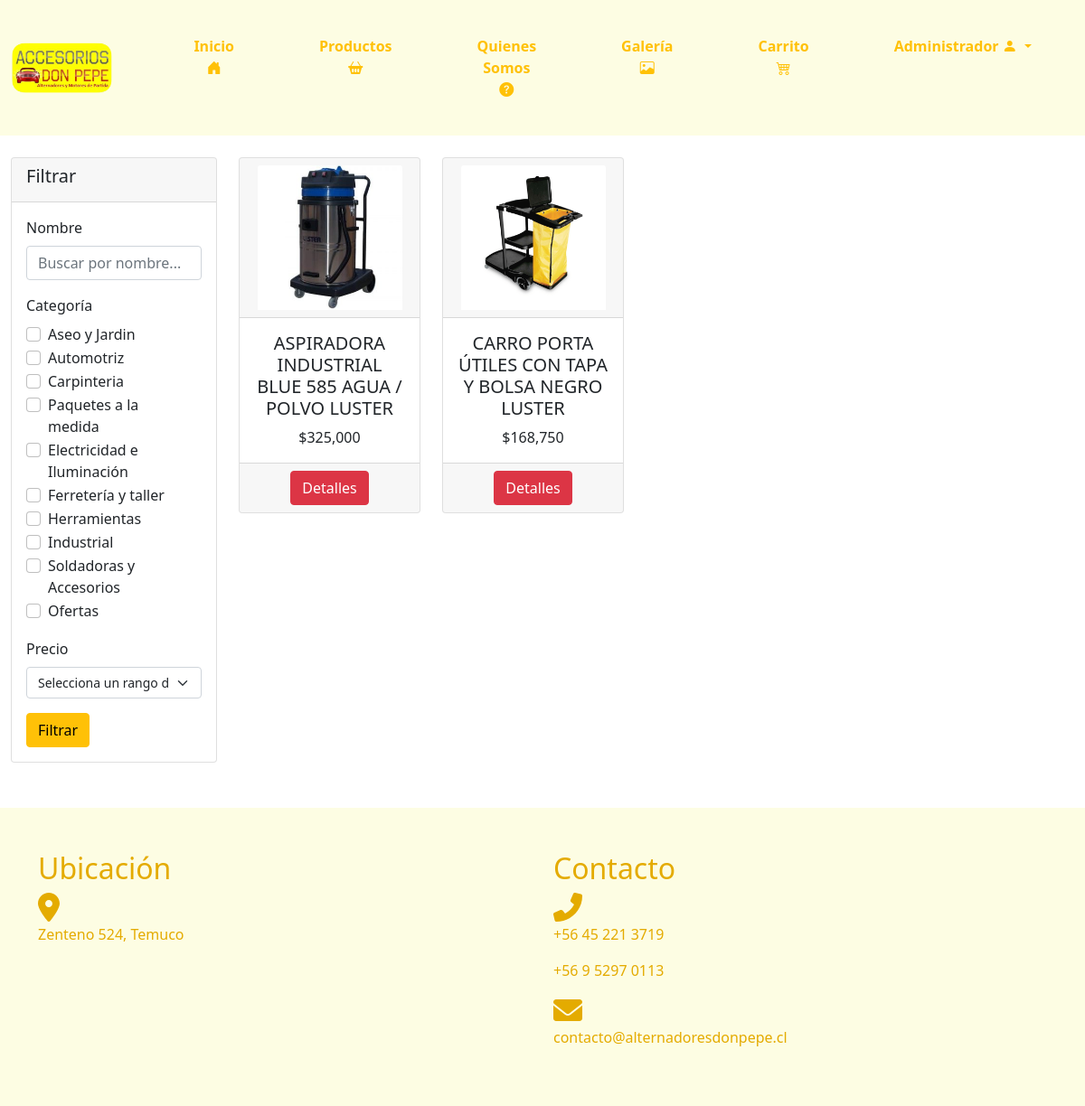
The page /productos/ (signed in) on the database its author committed.
### core/models.py (models this page shows, shortened)
class Categoria(models.Model):
    idCategoria = models.IntegerField(primary_key=True)
    nombreCa = models.CharField(max_length=50)

class Producto(models.Model):
    codProducto = models.IntegerField(primary_key=True)
    nombreP = models.CharField(max_length=100)
    stock = models.IntegerField()
    descipcion = models.CharField(max_length=500)
    foto = models.ImageField(upload_to="productos")  # Directorio de destino para las imágenes de los productos
    precio = models.IntegerField()
    categoria = models.ForeignKey(Categoria, on_delete=models.CASCADE)
    def get_absolute_url(self):
        return reverse('detalleproducto', kwargs={'pk': self.pk})

### core/views.py (the view)
# urls.py: path('productos/', productos, name="productos"),
@login_required
def productos(request):
    nombre = request.GET.get('nombre', '')
    categoria_id = request.GET.get('categoria', '')
    precio_rango = request.GET.get('precio', '')
    productoListado = Producto.objects.all()
    if nombre:
        productoListado = productoListado.filter(nombreP__icontains=nombre)
    if categoria_id:
        productoListado = productoListado.filter(categoria_id=categoria_id)
    if precio_rango:
        min_precio, max_precio = map(int, precio_rango.split('-'))
        productoListado = productoListado.filter(precio__gte=min_precio, precio__lte=max_precio)
    categorias = Categoria.objects.all()
    carrito = ItemCarrito.objects.filter(usuario=request.user)
    total = sum(item.producto.precio * item.cantidad for item in carrito)
    carrito_count = sum(item.cantidad for item in carrito)
    contexto = {
        "productos": productoListado,
        "categorias": categorias,
        'carrito': carrito,
        'total': total,
        'carrito_count': carrito_count,
    }
    return render(request, 'core/productos.html', contexto)

### core/templatetags/custom_filters.py (called while the page is built)
@register.filter
def format_clp(value):
    try:
        return "${:,.0f}".format(value)
    except (ValueError, TypeError):
        return value

### core/templates/core/productos.html (shortened to what this page needs)
{% load static %}
{% load custom_filters %}
<!DOCTYPE html>
<html lang="en">
<head>
    <link href="https://cdn.jsdelivr.net/npm/bootstrap@5.0.2/dist/css/bootstrap.min.css" rel="stylesheet"
>
    <link href="https://cdnjs.cloudflare.com/ajax/libs/font-awesome/6.0.0-beta3/css/all.min.css" rel="stylesheet">
    <link type="text/css" rel="stylesheet" href="{% static 'css/inicio.css' %}">
    <link href="https://cdn.jsdelivr.net/npm/bootstrap-icons/font/bootstrap-icons.css" rel="stylesheet">
</head>
<body>
    <nav class="navbar navbar-expand-lg navbar-light" style="background-color: #fdfde3;">
        <div class="container-fluid">
            <a class="navbar-brand" href="{% url 'inicio' %}">
                <img src="{% static 'img/logo-don-pepe.png' %}" class="logo" style="max-width: 80%;"
                    alt="Accesorios Don Pepe">
            </a>
            <div class="collapse navbar-collapse justify-content-end" id="navbarNav">
                <ul class="navbar-nav">
                    <li class="nav-item">
                        <a class="btn btn-outline-warning py-4 px-4 mx-2" href="{% url 'inicio' %}">
                            Inicio
                            <i class="bi bi-house-door-fill"></i>
                        </a>
                    </li>
                    <li class="nav-item">
                        <a class="btn btn-outline-warning py-4 px-4 mx-2" href="{% url 'productos' %}">
                            Productos
                            <i class="bi bi-basket2-fill"></i>
                        </a>
                    </li>
                    <li class="nav-item">
                        <a class="btn btn-outline-warning py-4 px-4 mx-2" href="{% url 'quienessomos' %}">
                            Quienes Somos
                            <i class="bi bi-question-circle-fill"></i>
                        </a>
                    </li>
                    <li class="nav-item">
                        <a class="btn btn-outline-warning py-4 px-4 mx-2" href="{% url 'galeria' %}">
                            Galería
                            <i class="bi bi-image"></i>
                        </a>
                    </li>
                    <li class="nav-item">
                        <a class="btn btn-outline-warning py-4 px-4 mx-2 position-relative" data-bs-toggle="modal" data-bs-target="#cartModal">
                            Carrito
                            <i class="bi bi-cart4"></i>
                        </a>
                    </li>
                    <li class="nav-item dropdown">
                        {% if user.is_authenticated %}
                        <div class="btn-group">
                            <button type="button" class="btn btn-outline-warning py-4 px-4 mx-2 dropdown-toggle"
                                data-bs-toggle="dropdown" style="font-weight: 700; border: 0px; border-radius: 10px;">
                                {% if user.is_superuser %}
                                Administrador
                                {% else %}
                                Hola {{ user.first_name }}
                                {% endif %}
                                <i class="bi bi-person-fill"></i>
                            </button>
                        </div>
                        {% endif %}
                    </li>
                </ul>
            </div>
        </div>
    </nav>
    <br>
<div class="container-fluid">
    <div class="row">
        <div class="col-md-3" style="width: 21%;">
            <div class="card">
                <div class="card-header">
                    <h5>Filtrar</h5>
                </div>
                <div class="card-body">
                    <form method="GET" action="">
                        <div class="mb-3">
                            <label for="nombre" class="form-label">Nombre</label>
                            <input type="text" class="form-control" id="nombre" name="nombre" placeholder="Buscar por nombre..." value="{{ request.GET.nombre }}">
                        </div>
                        <div class="mb-3">
                            <label class="form-label">Categoría</label><br>
                            {% for categoria in categorias %}
                                <div class="form-check form-check-inline">
                                    <input class="form-check-input" type="checkbox" name="categoria" id="categoria_{{ categoria.idCategoria }}" value="{{ categoria.idCategoria }}">
                                    <label class="form-check-label" for="categoria_{{ categoria.idCategoria }}">
                                        {{ categoria.nombreCa }}
                                    </label>
                                </div>
                            {% endfor %}
                        </div>
                        <div class="mb-3">
                            <label for="precio" class="form-label">Precio</label>
                            <select class="form-select" style="font-size: 14px;" id="precio" name="precio">
                                <option value="" >Selecciona un rango de precio</option>
                            </select>
                        </div>
                        <button type="submit" class="btn btn-warning">Filtrar</button>
                    </form>
                </div>
            </div>
        </div>
        <div class="col-md-9">
            <div class="row">
                {% for m in productos %}
                <div class="col-md-4 col-sm-12" style="width: 25%; margin-bottom: 2%;">
                    <div class="card">
                        <div class="card-header" style="text-align: center;">
                            <img src="{{ m.foto.url }}" alt="" class="card-img-top imagen-producto">
                        </div>
                        <div class="card-body" style="text-align: center;">
                            <h5 style="text-transform: uppercase;">{{ m.nombreP }}</h5>
                            <h7>{{ m.precio|format_clp }}</h7>
                        </div>
                        <div class="card-footer" style="text-align: center;">
                            <a class="btn btn-danger" href="{{m.get_absolute_url}}">Detalles</a>
                        </div>
                    </div>
                </div>
                {% endfor %}
            </div>
        </div>
    </div>
</div>
   <div class="container-fluid py-5" style="background-color: #fdfde3; color: #e4ab00; margin-top: 50px;">
    <div class="container">
        <div class="row">
            <div class="col-md-6">
                <h2>Ubicación</h2>
                <i class="fas fa-map-marker-alt fa-2x"></i>
                <p>Zenteno 524, Temuco</p>
            </div>
            <div class="col-md-6">
                <h2>Contacto</h2>
                <i class="fas fa-phone-alt fa-2x"></i>
                <p>+56 45 221 3719</p>
                <p>+56 9 5297 0113</p>
                <i class="fas fa-envelope fa-2x"></i>
                <p>contacto@alternadoresdonpepe.cl</p>
            </div>
        </div>
    </div>
</div>
</body>
</html>

### core/static/css/inicio.css (style rules this page uses)
.navbar { padding: 0%; }
.navbar-nav li { padding: 15px 15px; }
.navbar-nav li a { font-weight: 700; border: 0px; border-radius: 10px; }

### core/templates/core/productos.html (style rules this page uses)
.imagen-producto { width: 160px; height: 160px; object-fit: cover; }

### rows shown on the page
Categoria: nombreCa "Aseo y Jardin"
Categoria: nombreCa "Automotriz"
Categoria: nombreCa "Carpinteria"
Categoria: nombreCa "Paquetes a la medida"
Categoria: nombreCa "Electricidad e Iluminación"
Categoria: nombreCa "Ferretería y taller"
Categoria: nombreCa "Herramientas"
Categoria: nombreCa "Industrial"
Categoria: nombreCa "Soldadoras y Accesorios"
Categoria: nombreCa "Ofertas"
Producto: foto (picture), nombreP "ASPIRADORA INDUSTRIAL BLUE 585 AGUA / POLVO LUSTER", precio "$325,000"
Producto: foto (picture), nombreP "CARRO PORTA ÚTILES CON TAPA Y BOLSA NEGRO LUSTER", precio "$168,750"
